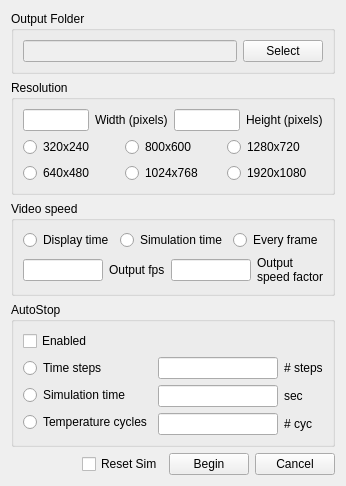
<?xml version="1.0" encoding="UTF-8"?>
<ui version="4.0">
 <class>VideoDialog</class>
 <widget class="QWidget" name="VideoDialog">
  <property name="geometry">
   <rect>
    <x>0</x>
    <y>0</y>
    <width>308</width>
    <height>444</height>
   </rect>
  </property>
  <property name="windowTitle">
   <string>Video Capture Settings</string>
  </property>
  <layout class="QVBoxLayout" name="verticalLayout_7">
   <item>
    <widget class="QGroupBox" name="groupBox">
     <property name="title">
      <string>Output Folder</string>
     </property>
     <layout class="QHBoxLayout" name="horizontalLayout_2">
      <item>
       <widget class="QLineEdit" name="OutputFolderEdit">
        <property name="enabled">
         <bool>false</bool>
        </property>
        <property name="toolTip">
         <string>Output folder for jpg frames. Use ffmpeg, virtualDub, etc. to convert to movie file.</string>
        </property>
       </widget>
      </item>
      <item>
       <widget class="QPushButton" name="SelectFolderButton">
        <property name="toolTip">
         <string>Output folder for jpg frames. Use ffmpeg, virtualDub, etc. to convert to movie file.</string>
        </property>
        <property name="text">
         <string>Select</string>
        </property>
       </widget>
      </item>
     </layout>
    </widget>
   </item>
   <item>
    <widget class="QGroupBox" name="groupBox_2">
     <property name="title">
      <string>Resolution</string>
     </property>
     <layout class="QVBoxLayout" name="verticalLayout">
      <item>
       <layout class="QHBoxLayout" name="horizontalLayout">
        <item>
         <widget class="QLineEdit" name="WidthPixEdit">
          <property name="toolTip">
           <string>Video width</string>
          </property>
         </widget>
        </item>
        <item>
         <widget class="QLabel" name="label">
          <property name="text">
           <string>Width (pixels)</string>
          </property>
         </widget>
        </item>
        <item>
         <widget class="QLineEdit" name="HeightPixEdit">
          <property name="toolTip">
           <string>Video height</string>
          </property>
         </widget>
        </item>
        <item>
         <widget class="QLabel" name="label_2">
          <property name="text">
           <string>Height (pixels)</string>
          </property>
         </widget>
        </item>
       </layout>
      </item>
      <item>
       <layout class="QGridLayout" name="gridLayout">
        <item row="0" column="0">
         <widget class="QRadioButton" name="r320x240Radio">
          <property name="text">
           <string>320x240</string>
          </property>
         </widget>
        </item>
        <item row="0" column="1">
         <widget class="QRadioButton" name="r800x600Radio">
          <property name="text">
           <string>800x600</string>
          </property>
         </widget>
        </item>
        <item row="0" column="2">
         <widget class="QRadioButton" name="r1280x720Radio">
          <property name="text">
           <string>1280x720</string>
          </property>
         </widget>
        </item>
        <item row="1" column="0">
         <widget class="QRadioButton" name="r640x480Radio">
          <property name="text">
           <string>640x480</string>
          </property>
         </widget>
        </item>
        <item row="1" column="1">
         <widget class="QRadioButton" name="r1024x768Radio">
          <property name="text">
           <string>1024x768</string>
          </property>
         </widget>
        </item>
        <item row="1" column="2">
         <widget class="QRadioButton" name="r1920x1080Radio">
          <property name="text">
           <string>1920x1080</string>
          </property>
         </widget>
        </item>
       </layout>
      </item>
     </layout>
    </widget>
   </item>
   <item>
    <widget class="QGroupBox" name="groupBox_5">
     <property name="title">
      <string>Video speed</string>
     </property>
     <layout class="QVBoxLayout" name="verticalLayout_2">
      <item>
       <layout class="QHBoxLayout" name="horizontalLayout_3">
        <item>
         <widget class="QRadioButton" name="vsDisplayTimeRadio">
          <property name="toolTip">
           <string>Records video at the speed the simulation is displayed on your screen.</string>
          </property>
          <property name="text">
           <string>Display time</string>
          </property>
         </widget>
        </item>
        <item>
         <widget class="QRadioButton" name="vsSimTimeRadio">
          <property name="toolTip">
           <string>Records video at the speed of the simulation.
One second of simulation time is one second of
video. Use &quot;Output speed factor&quot; to vary this ratio.</string>
          </property>
          <property name="text">
           <string>Simulation time</string>
          </property>
         </widget>
        </item>
        <item>
         <widget class="QRadioButton" name="vsEveryFrameRadio">
          <property name="toolTip">
           <string>The video contains a frame from every single timestep of the simulation.</string>
          </property>
          <property name="text">
           <string>Every frame</string>
          </property>
         </widget>
        </item>
       </layout>
      </item>
      <item>
       <layout class="QHBoxLayout" name="horizontalLayout_4">
        <item>
         <widget class="QLineEdit" name="OutputFpsEdit">
          <property name="toolTip">
           <string>Desired framerate of output video in frames per second. [Usually 30 or so]</string>
          </property>
         </widget>
        </item>
        <item>
         <widget class="QLabel" name="label_3">
          <property name="toolTip">
           <string>Desired framerate of output video in frames per second. [Usually 30 or so]</string>
          </property>
          <property name="text">
           <string>Output fps</string>
          </property>
         </widget>
        </item>
        <item>
         <widget class="QLineEdit" name="OutputSpeedFactorEdit">
          <property name="toolTip">
           <string>Speed up or slow down output video. [0.001-1000.0]
2.0 is double speed, 0.5 is half speed.</string>
          </property>
         </widget>
        </item>
        <item>
         <widget class="QLabel" name="label_4">
          <property name="toolTip">
           <string>Speed up or slow down output video. [0.001-1000.0]
2.0 is double speed, 0.5 is half speed.</string>
          </property>
          <property name="text">
           <string>Output
speed factor</string>
          </property>
         </widget>
        </item>
       </layout>
      </item>
     </layout>
    </widget>
   </item>
   <item>
    <widget class="QGroupBox" name="groupBox_3">
     <property name="title">
      <string>AutoStop</string>
     </property>
     <layout class="QVBoxLayout" name="verticalLayout_6">
      <item>
       <widget class="QCheckBox" name="AutoStopEnabledCheck">
        <property name="toolTip">
         <string>Enables auto-stopping of the simulation.</string>
        </property>
        <property name="text">
         <string>Enabled</string>
        </property>
       </widget>
      </item>
      <item>
       <layout class="QHBoxLayout" name="horizontalLayout_5">
        <item>
         <layout class="QVBoxLayout" name="verticalLayout_5">
          <item>
           <widget class="QRadioButton" name="TimeStepsRadio">
            <property name="toolTip">
             <string>Stops the simulation after a fixed number of timesteps.</string>
            </property>
            <property name="text">
             <string>Time steps</string>
            </property>
           </widget>
          </item>
          <item>
           <widget class="QRadioButton" name="SimTimeRadio">
            <property name="toolTip">
             <string>Stops the simulation after a fixed amount of simulation time in seconds.</string>
            </property>
            <property name="text">
             <string>Simulation time</string>
            </property>
           </widget>
          </item>
          <item>
           <widget class="QRadioButton" name="TempCycleRadio">
            <property name="toolTip">
             <string>Stops the simulation after a fixed number of temperature variation cycles.</string>
            </property>
            <property name="text">
             <string>Temperature cycles</string>
            </property>
           </widget>
          </item>
         </layout>
        </item>
        <item>
         <layout class="QVBoxLayout" name="verticalLayout_4">
          <item>
           <widget class="QLineEdit" name="TimeStepsEdit">
            <property name="toolTip">
             <string>Stops the simulation after a fixed number of timesteps.</string>
            </property>
           </widget>
          </item>
          <item>
           <widget class="QLineEdit" name="SimTimeEdit">
            <property name="toolTip">
             <string>Stops the simulation after a fixed amount of simulation time in seconds.</string>
            </property>
           </widget>
          </item>
          <item>
           <widget class="QLineEdit" name="TempCycleEdit">
            <property name="toolTip">
             <string>Stops the simulation after a fixed number of temperature variation cycles.</string>
            </property>
           </widget>
          </item>
         </layout>
        </item>
        <item>
         <layout class="QVBoxLayout" name="verticalLayout_3">
          <item>
           <widget class="QLabel" name="label_5">
            <property name="toolTip">
             <string>Stops the simulation after a fixed number of timesteps.</string>
            </property>
            <property name="text">
             <string># steps</string>
            </property>
           </widget>
          </item>
          <item>
           <widget class="QLabel" name="label_6">
            <property name="toolTip">
             <string>Stops the simulation after a fixed amount of simulation time in seconds.</string>
            </property>
            <property name="text">
             <string>sec</string>
            </property>
           </widget>
          </item>
          <item>
           <widget class="QLabel" name="label_7">
            <property name="toolTip">
             <string>Stops the simulation after a fixed number of temperature variation cycles.</string>
            </property>
            <property name="text">
             <string># cyc</string>
            </property>
           </widget>
          </item>
         </layout>
        </item>
       </layout>
      </item>
     </layout>
    </widget>
   </item>
   <item>
    <layout class="QHBoxLayout" name="horizontalLayout_6">
     <item>
      <spacer name="horizontalSpacer">
       <property name="orientation">
        <enum>Qt::Horizontal</enum>
       </property>
       <property name="sizeHint" stdset="0">
        <size>
         <width>40</width>
         <height>20</height>
        </size>
       </property>
      </spacer>
     </item>
     <item>
      <widget class="QCheckBox" name="ResetSimCheck">
       <property name="toolTip">
        <string>Resets the simulation upon &quot;Begin&quot; when enabled.</string>
       </property>
       <property name="text">
        <string>Reset Sim</string>
       </property>
      </widget>
     </item>
     <item>
      <widget class="QPushButton" name="BeginButton">
       <property name="toolTip">
        <string>Begin recording.</string>
       </property>
       <property name="text">
        <string>Begin</string>
       </property>
      </widget>
     </item>
     <item>
      <widget class="QPushButton" name="CancelButton">
       <property name="toolTip">
        <string>Cancels the record operation.</string>
       </property>
       <property name="text">
        <string>Cancel</string>
       </property>
      </widget>
     </item>
    </layout>
   </item>
  </layout>
 </widget>
 <resources/>
 <connections/>
</ui>
